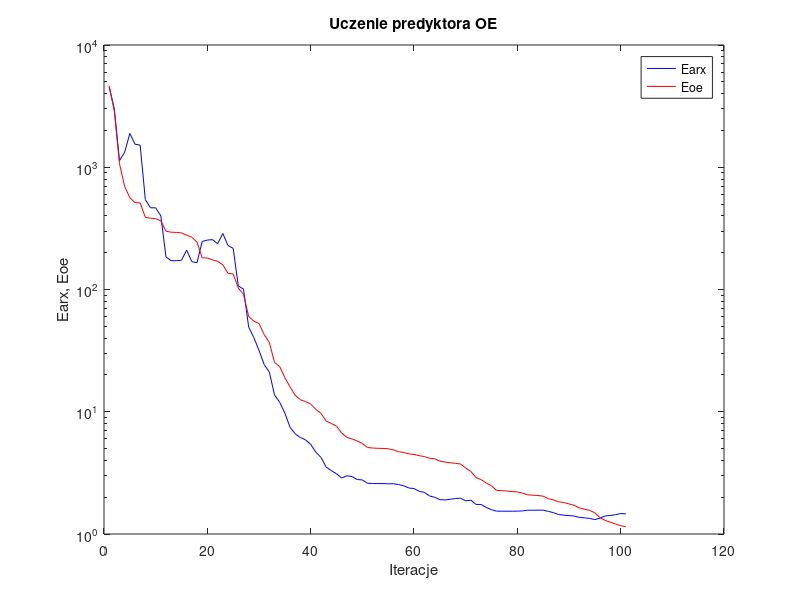
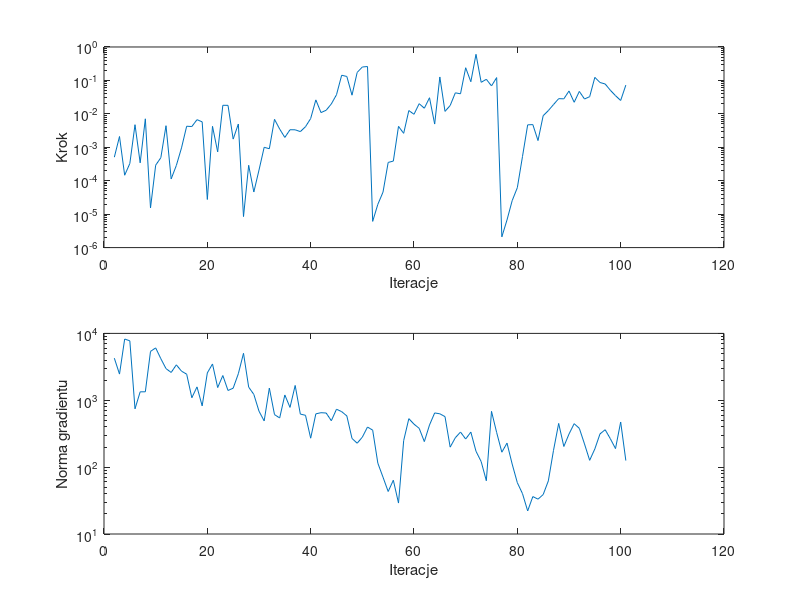

MATLAB code to generate these figures, in order:
%uczenie predyktora oe
clear all;
n=0; farx(n+1)=4.544482e+003; foe(n+1)=4.643923e+003; wspucz(n+1)=0.000000e+000; ng(n+1)=0.000000e+000;
%odnowa zmiennej metryki
n=1; farx(n+1)=3.000698e+003; foe(n+1)=2.868257e+003; krok(n+1)=5.061965e-004; ng(n+1)=4.257744e+003;
n=2; farx(n+1)=1.132410e+003; foe(n+1)=1.067608e+003; krok(n+1)=2.100870e-003; ng(n+1)=2.463158e+003;
n=3; farx(n+1)=1.329059e+003; foe(n+1)=6.961884e+002; krok(n+1)=1.460638e-004; ng(n+1)=8.233342e+003;
n=4; farx(n+1)=1.890465e+003; foe(n+1)=5.634753e+002; krok(n+1)=3.276764e-004; ng(n+1)=7.739597e+003;
n=5; farx(n+1)=1.543815e+003; foe(n+1)=5.135246e+002; krok(n+1)=4.736926e-003; ng(n+1)=7.446045e+002;
n=6; farx(n+1)=1.515649e+003; foe(n+1)=5.113972e+002; krok(n+1)=3.428360e-004; ng(n+1)=1.337209e+003;
n=7; farx(n+1)=5.430148e+002; foe(n+1)=3.895139e+002; krok(n+1)=7.105102e-003; ng(n+1)=1.338409e+003;
n=8; farx(n+1)=4.660612e+002; foe(n+1)=3.831365e+002; krok(n+1)=1.538085e-005; ng(n+1)=5.376983e+003;
n=9; farx(n+1)=4.659877e+002; foe(n+1)=3.800830e+002; krok(n+1)=2.915196e-004; ng(n+1)=6.071367e+003;
n=10; farx(n+1)=3.996481e+002; foe(n+1)=3.637794e+002; krok(n+1)=4.880790e-004; ng(n+1)=4.183804e+003;
n=11; farx(n+1)=1.847875e+002; foe(n+1)=2.996317e+002; krok(n+1)=4.419773e-003; ng(n+1)=2.974570e+003;
n=12; farx(n+1)=1.720553e+002; foe(n+1)=2.942223e+002; krok(n+1)=1.131625e-004; ng(n+1)=2.605466e+003;
n=13; farx(n+1)=1.721013e+002; foe(n+1)=2.931452e+002; krok(n+1)=2.858260e-004; ng(n+1)=3.386321e+003;
n=14; farx(n+1)=1.734942e+002; foe(n+1)=2.902861e+002; krok(n+1)=9.589643e-004; ng(n+1)=2.725599e+003;
n=15; farx(n+1)=2.098202e+002; foe(n+1)=2.779105e+002; krok(n+1)=4.264608e-003; ng(n+1)=2.454591e+003;
n=16; farx(n+1)=1.688667e+002; foe(n+1)=2.676994e+002; krok(n+1)=4.173411e-003; ng(n+1)=1.090580e+003;
n=17; farx(n+1)=1.657914e+002; foe(n+1)=2.441738e+002; krok(n+1)=6.700076e-003; ng(n+1)=1.584326e+003;
n=18; farx(n+1)=2.470676e+002; foe(n+1)=1.817191e+002; krok(n+1)=5.767896e-003; ng(n+1)=8.237605e+002;
n=19; farx(n+1)=2.536116e+002; foe(n+1)=1.810654e+002; krok(n+1)=2.746916e-005; ng(n+1)=2.566333e+003;
n=20; farx(n+1)=2.559929e+002; foe(n+1)=1.747915e+002; krok(n+1)=4.235590e-003; ng(n+1)=3.489908e+003;
n=21; farx(n+1)=2.367719e+002; foe(n+1)=1.699778e+002; krok(n+1)=7.286945e-004; ng(n+1)=1.548347e+003;
n=22; farx(n+1)=2.870133e+002; foe(n+1)=1.590512e+002; krok(n+1)=1.803826e-002; ng(n+1)=2.343587e+003;
n=23; farx(n+1)=2.289222e+002; foe(n+1)=1.356187e+002; krok(n+1)=1.797739e-002; ng(n+1)=1.400384e+003;
n=24; farx(n+1)=2.172374e+002; foe(n+1)=1.339908e+002; krok(n+1)=1.758026e-003; ng(n+1)=1.515422e+003;
n=25; farx(n+1)=1.068914e+002; foe(n+1)=1.025474e+002; krok(n+1)=4.974525e-003; ng(n+1)=2.494302e+003;
%odnowa zmiennej metryki
n=26; farx(n+1)=1.007721e+002; foe(n+1)=9.137907e+001; krok(n+1)=8.470861e-006; ng(n+1)=5.038079e+003;
n=27; farx(n+1)=4.927453e+001; foe(n+1)=6.012014e+001; krok(n+1)=2.896249e-004; ng(n+1)=1.572426e+003;
n=28; farx(n+1)=4.045449e+001; foe(n+1)=5.511556e+001; krok(n+1)=4.605170e-005; ng(n+1)=1.223484e+003;
n=29; farx(n+1)=3.178648e+001; foe(n+1)=5.266367e+001; krok(n+1)=2.084136e-004; ng(n+1)=6.858450e+002;
n=30; farx(n+1)=2.430838e+001; foe(n+1)=4.282964e+001; krok(n+1)=9.992456e-004; ng(n+1)=4.910907e+002;
n=31; farx(n+1)=2.111638e+001; foe(n+1)=3.685661e+001; krok(n+1)=9.053002e-004; ng(n+1)=1.521246e+003;
n=32; farx(n+1)=1.374070e+001; foe(n+1)=2.533770e+001; krok(n+1)=6.853004e-003; ng(n+1)=6.104653e+002;
n=33; farx(n+1)=1.195937e+001; foe(n+1)=2.344819e+001; krok(n+1)=3.516052e-003; ng(n+1)=5.434458e+002;
n=34; farx(n+1)=9.757424e+000; foe(n+1)=1.903317e+001; krok(n+1)=1.970895e-003; ng(n+1)=1.199766e+003;
n=35; farx(n+1)=7.483596e+000; foe(n+1)=1.598803e+001; krok(n+1)=3.350038e-003; ng(n+1)=7.821299e+002;
n=36; farx(n+1)=6.606476e+000; foe(n+1)=1.363821e+001; krok(n+1)=3.334617e-003; ng(n+1)=1.665361e+003;
n=37; farx(n+1)=6.161478e+000; foe(n+1)=1.255496e+001; krok(n+1)=2.943935e-003; ng(n+1)=6.210620e+002;
n=38; farx(n+1)=5.889793e+000; foe(n+1)=1.211835e+001; krok(n+1)=4.126268e-003; ng(n+1)=5.959086e+002;
n=39; farx(n+1)=5.416529e+000; foe(n+1)=1.157806e+001; krok(n+1)=7.251821e-003; ng(n+1)=2.709041e+002;
n=40; farx(n+1)=4.674435e+000; foe(n+1)=1.045685e+001; krok(n+1)=2.617232e-002; ng(n+1)=6.262783e+002;
n=41; farx(n+1)=4.230526e+000; foe(n+1)=9.689082e+000; krok(n+1)=1.091588e-002; ng(n+1)=6.518113e+002;
n=42; farx(n+1)=3.530161e+000; foe(n+1)=8.388575e+000; krok(n+1)=1.281894e-002; ng(n+1)=6.445483e+002;
n=43; farx(n+1)=3.296885e+000; foe(n+1)=8.023711e+000; krok(n+1)=1.980819e-002; ng(n+1)=4.941611e+002;
n=44; farx(n+1)=3.111459e+000; foe(n+1)=7.630778e+000; krok(n+1)=3.734346e-002; ng(n+1)=7.347439e+002;
n=45; farx(n+1)=2.870754e+000; foe(n+1)=6.705877e+000; krok(n+1)=1.428513e-001; ng(n+1)=6.760309e+002;
n=46; farx(n+1)=2.995337e+000; foe(n+1)=6.171271e+000; krok(n+1)=1.312394e-001; ng(n+1)=5.831607e+002;
n=47; farx(n+1)=2.950890e+000; foe(n+1)=5.991839e+000; krok(n+1)=3.616714e-002; ng(n+1)=2.687172e+002;
n=48; farx(n+1)=2.791486e+000; foe(n+1)=5.772317e+000; krok(n+1)=1.732520e-001; ng(n+1)=2.278169e+002;
n=49; farx(n+1)=2.769054e+000; foe(n+1)=5.504270e+000; krok(n+1)=2.522670e-001; ng(n+1)=2.808603e+002;
n=50; farx(n+1)=2.599779e+000; foe(n+1)=5.098372e+000; krok(n+1)=2.601807e-001; ng(n+1)=3.979458e+002;
%odnowa zmiennej metryki
n=51; farx(n+1)=2.590619e+000; foe(n+1)=5.047913e+000; krok(n+1)=6.082025e-006; ng(n+1)=3.573803e+002;
n=52; farx(n+1)=2.583811e+000; foe(n+1)=5.024393e+000; krok(n+1)=1.968224e-005; ng(n+1)=1.146642e+002;
n=53; farx(n+1)=2.583290e+000; foe(n+1)=5.013017e+000; krok(n+1)=4.554340e-005; ng(n+1)=7.074749e+001;
n=54; farx(n+1)=2.574260e+000; foe(n+1)=4.979810e+000; krok(n+1)=3.523348e-004; ng(n+1)=4.321490e+001;
n=55; farx(n+1)=2.577638e+000; foe(n+1)=4.887445e+000; krok(n+1)=3.870864e-004; ng(n+1)=6.373253e+001;
n=56; farx(n+1)=2.540186e+000; foe(n+1)=4.710014e+000; krok(n+1)=4.221744e-003; ng(n+1)=2.902956e+001;
n=57; farx(n+1)=2.480466e+000; foe(n+1)=4.638259e+000; krok(n+1)=2.614439e-003; ng(n+1)=2.494101e+002;
n=58; farx(n+1)=2.378932e+000; foe(n+1)=4.526634e+000; krok(n+1)=1.254679e-002; ng(n+1)=5.307638e+002;
n=59; farx(n+1)=2.354579e+000; foe(n+1)=4.473495e+000; krok(n+1)=9.698882e-003; ng(n+1)=4.391243e+002;
n=60; farx(n+1)=2.236340e+000; foe(n+1)=4.376833e+000; krok(n+1)=2.015462e-002; ng(n+1)=3.808694e+002;
n=61; farx(n+1)=2.189889e+000; foe(n+1)=4.299980e+000; krok(n+1)=1.473291e-002; ng(n+1)=2.409265e+002;
n=62; farx(n+1)=2.047912e+000; foe(n+1)=4.168473e+000; krok(n+1)=3.034189e-002; ng(n+1)=4.265131e+002;
n=63; farx(n+1)=1.997027e+000; foe(n+1)=4.131939e+000; krok(n+1)=4.952046e-003; ng(n+1)=6.463011e+002;
n=64; farx(n+1)=1.909930e+000; foe(n+1)=3.942682e+000; krok(n+1)=1.269153e-001; ng(n+1)=6.274125e+002;
n=65; farx(n+1)=1.898306e+000; foe(n+1)=3.873113e+000; krok(n+1)=1.184956e-002; ng(n+1)=5.694171e+002;
n=66; farx(n+1)=1.923204e+000; foe(n+1)=3.827849e+000; krok(n+1)=1.776017e-002; ng(n+1)=1.991275e+002;
n=67; farx(n+1)=1.951244e+000; foe(n+1)=3.781566e+000; krok(n+1)=4.256083e-002; ng(n+1)=2.753306e+002;
n=68; farx(n+1)=1.964275e+000; foe(n+1)=3.742488e+000; krok(n+1)=3.979978e-002; ng(n+1)=3.346720e+002;
n=69; farx(n+1)=1.865654e+000; foe(n+1)=3.466850e+000; krok(n+1)=2.393567e-001; ng(n+1)=2.632914e+002;
n=70; farx(n+1)=1.891666e+000; foe(n+1)=3.251154e+000; krok(n+1)=9.139037e-002; ng(n+1)=3.341992e+002;
n=71; farx(n+1)=1.745626e+000; foe(n+1)=2.893292e+000; krok(n+1)=6.034212e-001; ng(n+1)=1.725964e+002;
n=72; farx(n+1)=1.743857e+000; foe(n+1)=2.786469e+000; krok(n+1)=8.776600e-002; ng(n+1)=1.210717e+002;
n=73; farx(n+1)=1.648748e+000; foe(n+1)=2.604900e+000; krok(n+1)=1.080330e-001; ng(n+1)=6.261711e+001;
n=74; farx(n+1)=1.579452e+000; foe(n+1)=2.478917e+000; krok(n+1)=6.852302e-002; ng(n+1)=6.829101e+002;
n=75; farx(n+1)=1.536753e+000; foe(n+1)=2.270323e+000; krok(n+1)=1.215719e-001; ng(n+1)=3.290178e+002;
%odnowa zmiennej metryki
n=76; farx(n+1)=1.536697e+000; foe(n+1)=2.265512e+000; krok(n+1)=2.094896e-006; ng(n+1)=1.672818e+002;
n=77; farx(n+1)=1.535945e+000; foe(n+1)=2.244725e+000; krok(n+1)=6.715934e-006; ng(n+1)=2.287076e+002;
n=78; farx(n+1)=1.536257e+000; foe(n+1)=2.222374e+000; krok(n+1)=2.533263e-005; ng(n+1)=1.111268e+002;
n=79; farx(n+1)=1.538373e+000; foe(n+1)=2.210923e+000; krok(n+1)=6.197037e-005; ng(n+1)=5.846957e+001;
n=80; farx(n+1)=1.544969e+000; foe(n+1)=2.162432e+000; krok(n+1)=5.322828e-004; ng(n+1)=4.013072e+001;
n=81; farx(n+1)=1.565630e+000; foe(n+1)=2.090232e+000; krok(n+1)=4.689265e-003; ng(n+1)=2.213346e+001;
n=82; farx(n+1)=1.564962e+000; foe(n+1)=2.075595e+000; krok(n+1)=4.772940e-003; ng(n+1)=3.627812e+001;
n=83; farx(n+1)=1.566534e+000; foe(n+1)=2.065401e+000; krok(n+1)=1.588254e-003; ng(n+1)=3.319036e+001;
n=84; farx(n+1)=1.566697e+000; foe(n+1)=2.039014e+000; krok(n+1)=8.799720e-003; ng(n+1)=3.886225e+001;
n=85; farx(n+1)=1.531812e+000; foe(n+1)=1.944602e+000; krok(n+1)=1.251384e-002; ng(n+1)=6.227488e+001;
n=86; farx(n+1)=1.494250e+000; foe(n+1)=1.901593e+000; krok(n+1)=1.894771e-002; ng(n+1)=1.781829e+002;
n=87; farx(n+1)=1.442023e+000; foe(n+1)=1.833833e+000; krok(n+1)=2.847603e-002; ng(n+1)=4.503033e+002;
n=88; farx(n+1)=1.424666e+000; foe(n+1)=1.808325e+000; krok(n+1)=2.812841e-002; ng(n+1)=2.035613e+002;
n=89; farx(n+1)=1.413749e+000; foe(n+1)=1.763107e+000; krok(n+1)=4.828142e-002; ng(n+1)=3.124597e+002;
n=90; farx(n+1)=1.403354e+000; foe(n+1)=1.717307e+000; krok(n+1)=2.219272e-002; ng(n+1)=4.468035e+002;
n=91; farx(n+1)=1.367459e+000; foe(n+1)=1.635165e+000; krok(n+1)=4.686838e-002; ng(n+1)=3.800894e+002;
n=92; farx(n+1)=1.355666e+000; foe(n+1)=1.593409e+000; krok(n+1)=2.779047e-002; ng(n+1)=2.220463e+002;
n=93; farx(n+1)=1.341027e+000; foe(n+1)=1.562028e+000; krok(n+1)=3.266584e-002; ng(n+1)=1.264134e+002;
n=94; farx(n+1)=1.310697e+000; foe(n+1)=1.489979e+000; krok(n+1)=1.232694e-001; ng(n+1)=1.872722e+002;
n=95; farx(n+1)=1.350466e+000; foe(n+1)=1.360794e+000; krok(n+1)=8.662598e-002; ng(n+1)=3.140203e+002;
n=96; farx(n+1)=1.403817e+000; foe(n+1)=1.292112e+000; krok(n+1)=7.827259e-002; ng(n+1)=3.626140e+002;
n=97; farx(n+1)=1.418813e+000; foe(n+1)=1.249235e+000; krok(n+1)=5.082412e-002; ng(n+1)=2.660489e+002;
n=98; farx(n+1)=1.437847e+000; foe(n+1)=1.208458e+000; krok(n+1)=3.497807e-002; ng(n+1)=1.893513e+002;
n=99; farx(n+1)=1.471210e+000; foe(n+1)=1.169287e+000; krok(n+1)=2.513448e-002; ng(n+1)=4.730821e+002;
n=100; farx(n+1)=1.460638e+000; foe(n+1)=1.146031e+000; krok(n+1)=7.236188e-002; ng(n+1)=1.254520e+002;

figure; semilogy(farx,'b'); hold on; semilogy(foe,'r'); xlabel('Iteracje'); ylabel('Earx, Eoe'); legend('Earx','Eoe'); title('Uczenie predyktora OE');
figure; subplot(2,1,1); semilogy(krok); xlabel('Iteracje'); ylabel('Krok');
subplot(2,1,2); semilogy(ng); xlabel('Iteracje'); ylabel('Norma gradientu');
Earx=farx(n+1)
Eoe=foe(n+1)
